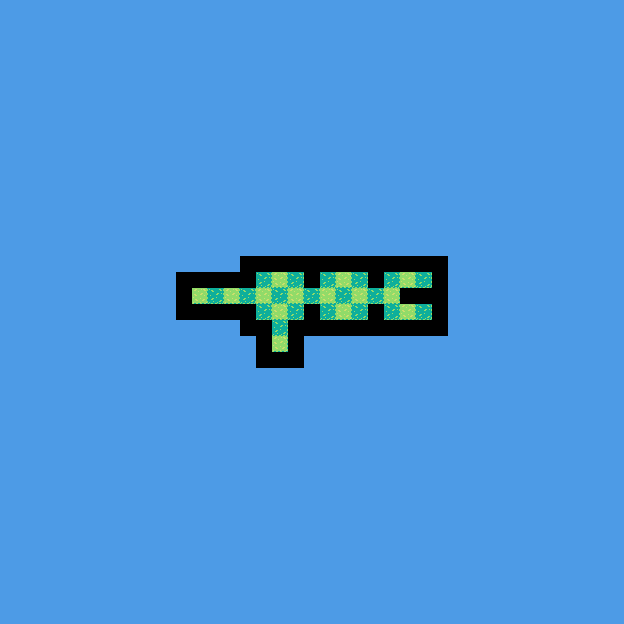

This game map was drawn from its Tiled (.tmx) file and the tilesets committed beside it. A one-line description and the trimmed map source follow:
An orthogonal 39x39 tile map with 16x16 px tiles, 2 tile layers (Water, Grass), 1 hidden layer not drawn, 10 tilesets and 10 objects (2x Marker).

<map version="1.10" tiledversion="1.10.2" orientation="orthogonal" renderorder="right-down" width="39" height="39" tilewidth="16" tileheight="16" infinite="0" nextlayerid="17" nextobjectid="851">
 <editorsettings>
  <export target="../../Assets/Levels/level6.json" format="json" />
 </editorsettings>
 <properties>
  <property name="numStages" type="int" value="3" />
 </properties>
 <tileset firstgid="1" name="Grass" tilewidth="16" tileheight="16" tilecount="2" columns="2">
  <image source="../HerbicideArt/TileSets/tileSetGrass.png" width="32" height="16" />
 </tileset>
 <tileset firstgid="3" name="Water" tilewidth="16" tileheight="16" tilecount="1" columns="1">
  <image source="../HerbicideArt/TileSets/tilesetWater.png" width="16" height="16" />
 </tileset>
 <tileset firstgid="4" name="Soil" tilewidth="16" tileheight="16" tilecount="16" columns="4">
  <image source="../HerbicideArt/TileSets/tileSetSoil.png" width="64" height="64" />
  <tile id="0" type="Flooring">
   <properties>
    <property name="flooringName" value="soilFlooring" />
   </properties>
  </tile>
  <tile id="1" type="Flooring">
   <properties>
    <property name="flooringName" value="soilFlooring" />
   </properties>
  </tile>
  <tile id="2" type="Flooring">
   <properties>
    <property name="flooringName" value="soilFlooring" />
   </properties>
  </tile>
  <tile id="3" type="Flooring">
   <properties>
    <property name="flooringName" value="soilFlooring" />
   </properties>
  </tile>
  <tile id="4" type="Flooring">
   <properties>
    <property name="flooringName" value="soilFlooring" />
   </properties>
  </tile>
  <tile id="5" type="Flooring">
   <properties>
    <property name="flooringName" value="soilFlooring" />
   </properties>
  </tile>
  <tile id="6" type="Flooring">
   <properties>
    <property name="flooringName" value="soilFlooring" />
   </properties>
  </tile>
  <tile id="7" type="Flooring">
   <properties>
    <property name="flooringName" value="soilFlooring" />
   </properties>
  </tile>
  <tile id="8" type="Flooring">
   <properties>
    <property name="flooringName" value="soilFlooring" />
   </properties>
  </tile>
  <tile id="9" type="Flooring">
   <properties>
    <property name="flooringName" value="soilFlooring" />
   </properties>
  </tile>
  <tile id="10" type="Flooring">
   <properties>
    <property name="flooringName" value="soilFlooring" />
   </properties>
  </tile>
  <tile id="11" type="Flooring">
   <properties>
    <property name="flooringName" value="soilFlooring" />
   </properties>
  </tile>
  <tile id="12" type="Flooring">
   <properties>
    <property name="flooringName" value="soilFlooring" />
   </properties>
  </tile>
  <tile id="13" type="Flooring">
   <properties>
    <property name="flooringName" value="soilFlooring" />
   </properties>
  </tile>
  <tile id="14" type="Flooring">
   <properties>
    <property name="flooringName" value="soilFlooring" />
   </properties>
  </tile>
  <tile id="15" type="Flooring">
   <properties>
    <property name="flooringName" value="soilFlooring" />
   </properties>
  </tile>
 </tileset>
 <tileset firstgid="20" name="Enemies" tilewidth="16" tileheight="16" tilecount="4" columns="2">
  <image source="../HerbicideArt/TileSets/tileSetEnemies.png" width="32" height="32" />
  <tile id="0" type="Enemy">
   <properties>
    <property name="enemyName" value="Kudzu" />
    <property name="spawnTime" value="1" />
   </properties>
  </tile>
 </tileset>
 <tileset firstgid="24" name="Shore" tilewidth="16" tileheight="16" tilecount="45" columns="5">
  <image source="../HerbicideArt/TileSets/tilesetShore.png" width="80" height="144" />
  <tile id="0" type="EdgeLayer">
   <properties>
    <property name="testtesttest" value="hello" />
   </properties>
  </tile>
 </tileset>
 <tileset firstgid="69" name="Placeables" tilewidth="16" tileheight="16" tilecount="9" columns="3">
  <image source="../HerbicideArt/TileSets/tileSetPlaceables.png" width="48" height="48" />
  <tile id="0" type="Structure">
   <properties>
    <property name="structureName" value="Nexus" />
   </properties>
  </tile>
  <tile id="1" type="Structure">
   <properties>
    <property name="structureName" value="NexusHole" />
   </properties>
  </tile>
  <tile id="3" type="Structure">
   <properties>
    <property name="structureName" value="BasicTree" />
   </properties>
  </tile>
  <tile id="4" type="Structure">
   <properties>
    <property name="structureName" value="StoneWall" />
   </properties>
  </tile>
 </tileset>
 <tileset firstgid="78" name="markers" tilewidth="16" tileheight="16" tilecount="4" columns="2">
  <image source="../HerbicideArt/TileSets/markers.png" width="32" height="32" />
  <tile id="0" type="Marker">
   <properties>
    <property name="enemySpawnData" value="kudzu30" />
    <property name="markerName" value="enemySpawn" />
   </properties>
  </tile>
  <tile id="1" type="Marker">
   <properties>
    <property name="enemySpawnData" value="" />
    <property name="markerName" value="enemySpawn" />
   </properties>
  </tile>
 </tileset>
 <tileset firstgid="82" source="../Tilesets/Placeables.tsx" />
 <tileset firstgid="91" source="../Tilesets/Grass.tsx" />
 <tileset firstgid="93" source="../Tilesets/Shore.tsx" />
 <layer id="3" name="Water" class="TileLayer" width="39" height="39">
  <properties>
   <property name="layerClass" value="TileLayer" />
  </properties>
  <data>[1521 cells, 1438 non-empty, 1 distinct tile ids]</data>
 </layer>
 <layer id="10" name="Shore" width="39" height="39" visible="0">
  <properties>
   <property name="layerClass" value="EdgeLayer" />
  </properties>
  <data>[1521 cells, 50 non-empty, 18 distinct tile ids]</data>
 </layer>
 <layer id="1" name="Grass" class="TileLayer" width="39" height="39">
  <properties>
   <property name="layerClass" value="TileLayer" />
  </properties>
  <data>[1521 cells, 33 non-empty, 2 distinct tile ids]</data>
 </layer>
 <objectgroup id="15" name="Flooring">
  <properties>
   <property name="layerClass" value="FlooringLayer" />
  </properties>
  <object id="844" gid="19" x="336" y="304" width="16" height="16" />
  <object id="845" gid="19" x="272" y="304" width="16" height="16" />
 </objectgroup>
 <objectgroup id="13" name="Structures" class="StructureLayer">
  <properties>
   <property name="layerClass" value="StructureLayer" />
  </properties>
  <object id="799" gid="70" x="272" y="352" width="16" height="16" />
  <object id="800" gid="69" x="416" y="288" width="16" height="16" />
  <object id="846" gid="72" x="336" y="304" width="16" height="16" />
  <object id="847" gid="72" x="272" y="304" width="16" height="16" />
  <object id="848" gid="69" x="416" y="320" width="16" height="16" />
  <object id="850" gid="70" x="192" y="304" width="16" height="16" />
 </objectgroup>
 <objectgroup id="16" name="Markers" class="MarkerLayer">
  <properties>
   <property name="layerClass" value="MarkerLayer" />
  </properties>
  <object id="807" type="Marker" gid="78" x="272" y="352" width="16" height="16">
   <properties>
    <property name="enemySpawnData" value="knotwood3-5, knotwood3-15, knotwood3-30, knotwood3-45, knotwood3-50" />
    <property name="markerName" value="enemySpawn" />
   </properties>
  </object>
  <object id="849" type="Marker" gid="78" x="192" y="304" width="16" height="16">
   <properties>
    <property name="enemySpawnData">kudzu0-5, kudzu0-7, kudzu0-10
kudzu1-5, spurge1-10, kudzu1-13, spurge1-15	kudzu1-30, knotwood1-33, kudzu1-38, knotwood1-40	spurge1-55, knotwood1-60, knotwood1-62, kudzu1-64
kudzu2-5, spurge2-8, spurge2-14, spurge2-20	knotwood2-25, knotwood2-30, spurge2-34, kudzu2-36	spurge2-40, kudzu2-44, kudzu2-48, kudzu2-52
knotwood3-5, knotwood3-10, knotwood3-15	knotwood3-25, knotwood3-29, knotwood3-33, knotwood3-37	knotwood3-45, knotwood3-47, knotwood3-49, knotwood3-51
</property>
    <property name="markerName" value="enemySpawn" />
   </properties>
  </object>
 </objectgroup>
</map>
